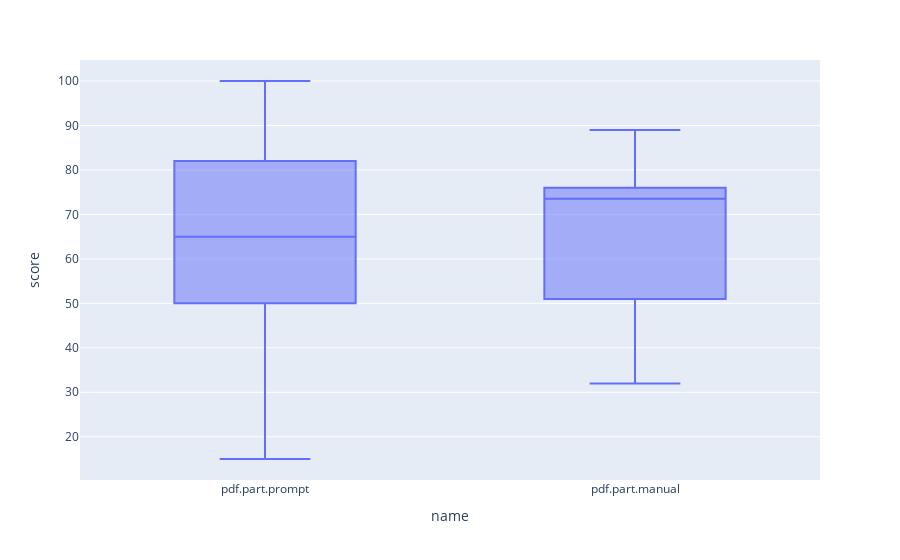

Write notebook code for a chart like this one.
### Code cell
fig = px.box(df[(df['type'] == 'report') & (df['name'] != '')], x = "name", y = "score")
fig.show()

### Figure 1 — Plotly figure (JSON) as saved in the notebook; plotly's stock layout.template omitted (floating-point values rounded to 4 significant figures; data arrays with more than 128 entries replaced by an {"elided": "..."} marker saying what was removed)
{"data": [{"alignmentgroup": "True", "hovertemplate": "name=%{x}<br>score=%{y}<extra></extra>", "legendgroup": "", "marker": {"color": "#636efa"}, "name": "", "notched": false, "offsetgroup": "", "orientation": "v", "showlegend": false, "type": "box", "x": {"elided": "480 str values"}, "x0": " ", "xaxis": "x", "y": {"elided": "480 int values"}, "y0": " ", "yaxis": "y"}], "layout": {"boxmode": "group", "legend": {"tracegroupgap": 0}, "margin": {"t": 60}, "xaxis": {"anchor": "y", "domain": [0, 1], "title": {"text": "name"}}, "yaxis": {"anchor": "x", "domain": [0, 1], "title": {"text": "score"}}}}
